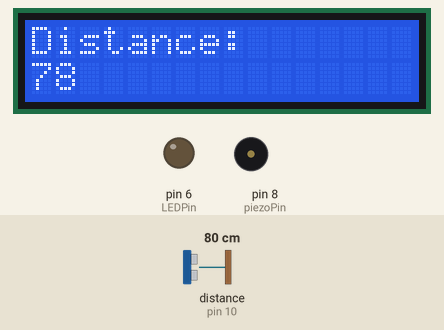
Recording of a sketch running on a simulated Arduino Uno, built with avr-gcc and run on an emulated ATmega328P. Parts: 16×2 character LCD, output pins drawn as LEDs (lit = HIGH), buzzer (waves = sounding, pin HIGH). Wiring (inferred from the names in the program): ultrasonic range finder: trigger pin 9; echo pin 10. Dashed ring = blinking. Inputs (shaded band) come from the test bench; at power-on: distance to the obstacle (sensor on pin 10) 80 cm. The echo pulse lasts 58.3 µs per cm; pins used as bus, display or sensor lines are not drawn; what the sketch prints to the serial monitor is not drawn.

Above: at 1.2 s.
1.3 s: distance to the obstacle (sensor on pin 10) set to 13 cm
At 2.5 s:
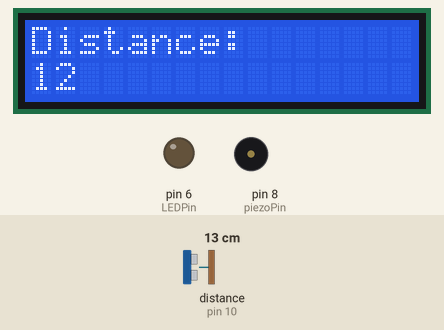
2.8 s: distance to the obstacle (sensor on pin 10) set to 10 cm
At 5.6 s:
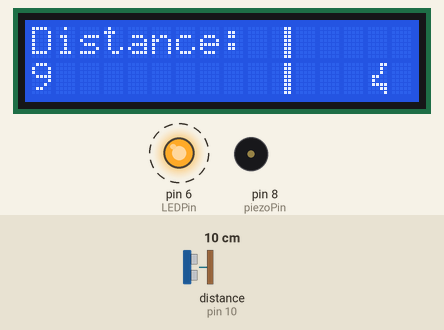
5.8 s: distance to the obstacle (sensor on pin 10) set to 5 cm
At 8.25 s:
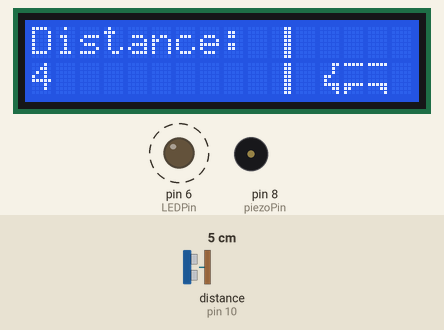
8.8 s: distance to the obstacle (sensor on pin 10) set to 2 cm
At 10.7 s:
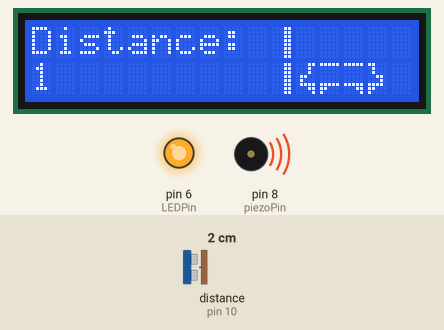
11.0 s: distance to the obstacle (sensor on pin 10) set to 8 cm
At 13.34 s:
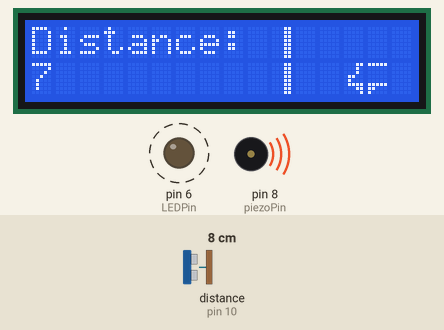
Timing chart, 0 to 15.0 s (numbered marks = the images above; inputs shaded):
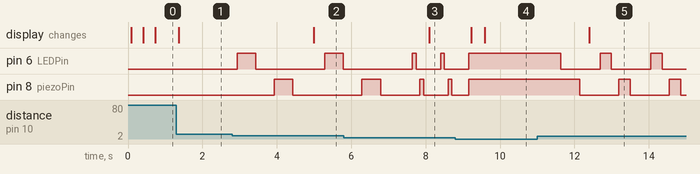

The sketch:

Project.ino
```cpp
#include <LiquidCrystal_I2C.h>

LiquidCrystal_I2C lcd(0x27, 16, 2);

const int trigPin = 9;
const int echoPin = 10;
const int LEDPin = 6;
const int piezoPin = 8;

long duration;
int distance;

byte wall[8] = {
  0b00011,
  0b00011,
  0b00011,
  0b00011,
  0b00011,
  0b00011,
  0b00011,
  0b00011
};

byte carBack[8] = {
  0b00011,
  0b00010,
  0b00010,
  0b01100,
  0b01000,
  0b01111,
  0b00011,
  0b00001
};

byte carBMid[8] = {
  0b11111,
  0b00000,
  0b00000,
  0b00000,
  0b00000,
  0b11111,
  0b11000,
  0b10000
};

byte carFMid[8] = {
  0b11111,
  0b00000,
  0b00000,
  0b00000,
  0b00000,
  0b11111,
  0b00011,
  0b00001
};

byte carFront[8] = {
  0b11000,
  0b01000,
  0b01000,
  0b00110,
  0b00010,
  0b11110,
  0b11000,
  0b10000
};

void setup() {
  pinMode(trigPin, OUTPUT);
  pinMode(echoPin, INPUT);
  pinMode(LEDPin, OUTPUT);
  pinMode(piezoPin, OUTPUT);
  Serial.begin(9600);

  lcd.init();
  lcd.clear();
  lcd.backlight();
}


void loop() {
  digitalWrite(trigPin, LOW);
  delayMicroseconds(2);
  digitalWrite(trigPin, HIGH);
  delayMicroseconds(10);
  digitalWrite(trigPin, LOW);

  duration = pulseIn(echoPin, HIGH);

  distance = duration * 0.034 / 2;


  Serial.println(distance);

  LEDFade();

  piezoSound();

  showDistance();
}


void LEDFade() {
  if (distance <= 2) {
    digitalWrite(LEDPin, HIGH);
  }

  else if (distance <= 5) {
    digitalWrite(LEDPin, HIGH);
    delay(100);
    digitalWrite(LEDPin, LOW);
    delay(100);
  }
  else if (distance <= 7) {
    digitalWrite(LEDPin, HIGH);
    delay(300);
    digitalWrite(LEDPin, LOW);
    delay(200);
  }

  else if  (distance <= 10) {
    digitalWrite(LEDPin, HIGH);
    delay(500);
    digitalWrite(LEDPin, LOW);
    delay(500);
  }
  else
    digitalWrite(LEDPin, LOW);
}


void piezoSound() {
  if (distance <= 2) {
    Serial.println("BOOM");
    digitalWrite(piezoPin, HIGH);
  }

  else if (distance <= 5) {
    Serial.println("IMPACT");
    digitalWrite(piezoPin, HIGH);
    delay(100);
    digitalWrite(piezoPin, LOW);
    delay(100);
  }
  else if (distance <= 7) {
    Serial.println("Vey Close Distance");
    digitalWrite(piezoPin, HIGH);
    delay(300);
    digitalWrite(piezoPin, LOW);
    delay(200);
  }

  else if  (distance <= 10) {
    Serial.println("Close Distance");
    digitalWrite(piezoPin, HIGH);
    delay(500);
    digitalWrite(piezoPin, LOW);
    delay(500);
  }
  else
   digitalWrite(piezoPin, LOW);
}

void showDistance() {
  lcd.clear();

  lcd.setCursor(0, 0);
  lcd.print("Distance:");

  lcd.setCursor(0, 1);
  lcd.print(distance);

  if (distance <= 2) {
  lcd.createChar(0, wall);
  lcd.createChar(1, carBack);
  lcd.createChar(2, carBMid);
  lcd.createChar(3, carFMid);
  lcd.createChar(4, carFront);
  lcd.setCursor(10, 0);
  lcd.write((byte)0);
  lcd.setCursor(10, 1);
  lcd.write((byte)0);
  lcd.setCursor(11, 1);
  lcd.write((byte)1);
  lcd.setCursor(12, 1);
  lcd.write((byte)2);
  lcd.setCursor(13, 1);
  lcd.write((byte)3);
  lcd.setCursor(14, 1);
  lcd.write((byte)4);
  }

  else if (distance <= 5) {
  lcd.createChar(0, wall);
  lcd.createChar(1, carBack);
  lcd.createChar(2, carBMid);
  lcd.createChar(3, carFMid);
  lcd.createChar(4, carFront);
  lcd.setCursor(10, 0);
  lcd.write((byte)0);
  lcd.setCursor(10, 1);
  lcd.write((byte)0);
  lcd.setCursor(12, 1);
  lcd.write((byte)1);
  lcd.setCursor(13, 1);
  lcd.write((byte)2);
  lcd.setCursor(14, 1);
  lcd.write((byte)3);
  }

  else if  (distance <= 7) {
  lcd.createChar(0, wall);
  lcd.createChar(1, carBack);
  lcd.createChar(2, carBMid);
  lcd.createChar(3, carFMid);
  lcd.createChar(4, carFront);
  lcd.setCursor(10, 0);
  lcd.write((byte)0);
  lcd.setCursor(10, 1);
  lcd.write((byte)0);
  lcd.setCursor(13, 1);
  lcd.write((byte)1);
  lcd.setCursor(14, 1);
  lcd.write((byte)2);
  }

  else if  (distance <= 10) {
  lcd.createChar(0, wall);
  lcd.createChar(1, carBack);
  lcd.createChar(2, carBMid);
  lcd.createChar(3, carFMid);
  lcd.createChar(4, carFront);
  lcd.setCursor(10, 0);
  lcd.write((byte)0);
  lcd.setCursor(10, 1);
  lcd.write((byte)0);
  lcd.setCursor(14, 1);
  lcd.write((byte)1);

  }
  delay(300);
}
```

Measured:
- the behaviour switches between 12 and 11 cm on distance to the obstacle (sensor on pin 10) (found by bisection; images 1 and 2)
- the behaviour switches between 4 and 3 cm on distance to the obstacle (sensor on pin 10) (found by bisection; images 3 and 4)
- after the input at 1.3 s, the display: changes after 0.06 s (image 1)
- after the input at 2.8 s, pin 6 (LEDPin): alternates HIGH for 0.50 s and LOW for 1.9 s, starting after 0.13 s; pin 8 (piezoPin): LOW → HIGH after 1.1 s, → LOW 0.50 s later; the display: changes after 2.2 s (image 2)
- after the input at 5.8 s, the display: changes after 2.3 s (image 3)
- after the input at 8.8 s, pin 6 (LEDPin): goes on until 9.2 s, then stays HIGH; the display: first changes after 0.43 s (image 4 shows a later state)
- after the input at 11.0 s, pin 6 (LEDPin): alternates HIGH for 0.30 s and LOW for 1.1 s, starting after 0.64 s; pin 8 (piezoPin): alternates HIGH for 0.30 s and LOW for 1.1 s, starting after 1.1 s; the display: changes after 1.4 s (image 5)
